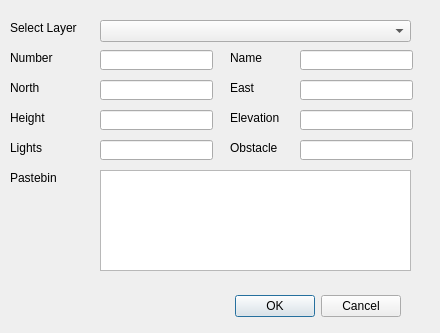
<?xml version="1.0" encoding="UTF-8"?>
<ui version="4.0">
 <class>PFCObstaclesDialogBase</class>
 <widget class="QDialog" name="PFCObstaclesDialogBase">
  <property name="geometry">
   <rect>
    <x>0</x>
    <y>0</y>
    <width>440</width>
    <height>333</height>
   </rect>
  </property>
  <property name="windowTitle">
   <string>PFC Obstacles</string>
  </property>
  <widget class="QDialogButtonBox" name="button_box">
   <property name="geometry">
    <rect>
     <x>60</x>
     <y>290</y>
     <width>341</width>
     <height>32</height>
    </rect>
   </property>
   <property name="orientation">
    <enum>Qt::Horizontal</enum>
   </property>
   <property name="standardButtons">
    <set>QDialogButtonBox::Cancel|QDialogButtonBox::Ok</set>
   </property>
  </widget>
  <widget class="QComboBox" name="comboBoxLayer">
   <property name="geometry">
    <rect>
     <x>100</x>
     <y>20</y>
     <width>311</width>
     <height>22</height>
    </rect>
   </property>
  </widget>
  <widget class="QLabel" name="label">
   <property name="geometry">
    <rect>
     <x>10</x>
     <y>20</y>
     <width>81</width>
     <height>16</height>
    </rect>
   </property>
   <property name="text">
    <string>Select Layer</string>
   </property>
  </widget>
  <widget class="QLabel" name="label_4">
   <property name="geometry">
    <rect>
     <x>10</x>
     <y>50</y>
     <width>81</width>
     <height>16</height>
    </rect>
   </property>
   <property name="text">
    <string>Number</string>
   </property>
  </widget>
  <widget class="QLineEdit" name="lineEditNumber">
   <property name="geometry">
    <rect>
     <x>100</x>
     <y>50</y>
     <width>113</width>
     <height>20</height>
    </rect>
   </property>
  </widget>
  <widget class="QLabel" name="label_5">
   <property name="geometry">
    <rect>
     <x>230</x>
     <y>50</y>
     <width>81</width>
     <height>16</height>
    </rect>
   </property>
   <property name="text">
    <string>Name</string>
   </property>
  </widget>
  <widget class="QLineEdit" name="lineEditName">
   <property name="geometry">
    <rect>
     <x>300</x>
     <y>50</y>
     <width>113</width>
     <height>20</height>
    </rect>
   </property>
  </widget>
  <widget class="QLineEdit" name="lineEditEast">
   <property name="geometry">
    <rect>
     <x>300</x>
     <y>80</y>
     <width>113</width>
     <height>20</height>
    </rect>
   </property>
  </widget>
  <widget class="QLineEdit" name="lineEditElevation">
   <property name="geometry">
    <rect>
     <x>300</x>
     <y>110</y>
     <width>113</width>
     <height>20</height>
    </rect>
   </property>
  </widget>
  <widget class="QLabel" name="label_6">
   <property name="geometry">
    <rect>
     <x>230</x>
     <y>80</y>
     <width>81</width>
     <height>16</height>
    </rect>
   </property>
   <property name="text">
    <string>East</string>
   </property>
  </widget>
  <widget class="QLabel" name="label_7">
   <property name="geometry">
    <rect>
     <x>230</x>
     <y>110</y>
     <width>81</width>
     <height>16</height>
    </rect>
   </property>
   <property name="text">
    <string>Elevation</string>
   </property>
  </widget>
  <widget class="QLineEdit" name="lineEditNorth">
   <property name="geometry">
    <rect>
     <x>100</x>
     <y>80</y>
     <width>113</width>
     <height>20</height>
    </rect>
   </property>
  </widget>
  <widget class="QLineEdit" name="lineEditHeight">
   <property name="geometry">
    <rect>
     <x>100</x>
     <y>110</y>
     <width>113</width>
     <height>20</height>
    </rect>
   </property>
  </widget>
  <widget class="QLabel" name="label_8">
   <property name="geometry">
    <rect>
     <x>10</x>
     <y>80</y>
     <width>81</width>
     <height>16</height>
    </rect>
   </property>
   <property name="text">
    <string>North</string>
   </property>
  </widget>
  <widget class="QLabel" name="label_9">
   <property name="geometry">
    <rect>
     <x>10</x>
     <y>110</y>
     <width>81</width>
     <height>16</height>
    </rect>
   </property>
   <property name="text">
    <string>Height</string>
   </property>
  </widget>
  <widget class="QLabel" name="label_12">
   <property name="geometry">
    <rect>
     <x>10</x>
     <y>170</y>
     <width>81</width>
     <height>16</height>
    </rect>
   </property>
   <property name="text">
    <string>Pastebin</string>
   </property>
  </widget>
  <widget class="QTextEdit" name="textEditPastebin">
   <property name="geometry">
    <rect>
     <x>100</x>
     <y>170</y>
     <width>311</width>
     <height>101</height>
    </rect>
   </property>
  </widget>
  <widget class="QLabel" name="label_13">
   <property name="geometry">
    <rect>
     <x>10</x>
     <y>140</y>
     <width>81</width>
     <height>16</height>
    </rect>
   </property>
   <property name="text">
    <string>Lights</string>
   </property>
  </widget>
  <widget class="QLabel" name="label_14">
   <property name="geometry">
    <rect>
     <x>230</x>
     <y>140</y>
     <width>81</width>
     <height>16</height>
    </rect>
   </property>
   <property name="text">
    <string>Obstacle</string>
   </property>
  </widget>
  <widget class="QLineEdit" name="lineEditLights">
   <property name="geometry">
    <rect>
     <x>100</x>
     <y>140</y>
     <width>113</width>
     <height>20</height>
    </rect>
   </property>
  </widget>
  <widget class="QLineEdit" name="lineEditObstacleType">
   <property name="geometry">
    <rect>
     <x>300</x>
     <y>140</y>
     <width>113</width>
     <height>20</height>
    </rect>
   </property>
  </widget>
 </widget>
 <tabstops>
  <tabstop>comboBoxLayer</tabstop>
  <tabstop>lineEditNumber</tabstop>
  <tabstop>lineEditNorth</tabstop>
  <tabstop>lineEditHeight</tabstop>
  <tabstop>lineEditName</tabstop>
  <tabstop>lineEditEast</tabstop>
  <tabstop>lineEditElevation</tabstop>
  <tabstop>textEditPastebin</tabstop>
 </tabstops>
 <resources/>
 <connections>
  <connection>
   <sender>button_box</sender>
   <signal>accepted()</signal>
   <receiver>PFCObstaclesDialogBase</receiver>
   <slot>accept()</slot>
   <hints>
    <hint type="sourcelabel">
     <x>20</x>
     <y>20</y>
    </hint>
    <hint type="destinationlabel">
     <x>20</x>
     <y>20</y>
    </hint>
   </hints>
  </connection>
  <connection>
   <sender>button_box</sender>
   <signal>rejected()</signal>
   <receiver>PFCObstaclesDialogBase</receiver>
   <slot>reject()</slot>
   <hints>
    <hint type="sourcelabel">
     <x>20</x>
     <y>20</y>
    </hint>
    <hint type="destinationlabel">
     <x>20</x>
     <y>20</y>
    </hint>
   </hints>
  </connection>
 </connections>
</ui>
